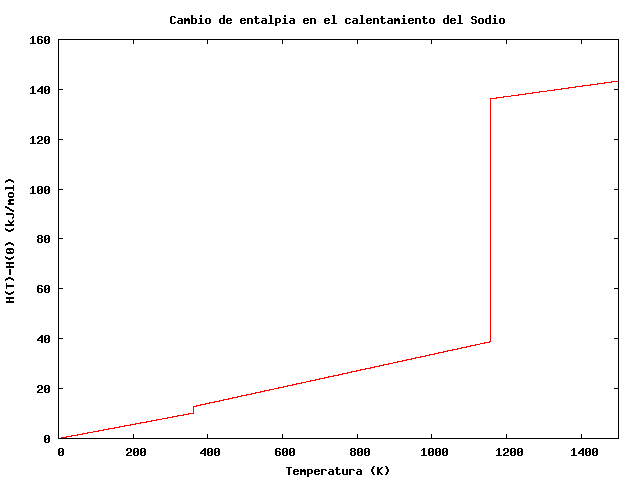

Reproduce this figure in gnuplot.
# Figura del problema 4, ejercicios en clase 5
#
set title 'Cambio de entalpia en el calentamiento del Sodio' font "calibri,20"
set xlabel "Temperatura (K)" font "calibri,20"
set ylabel "H(T)-H(0) (kJ/mol)" font "calibri,20"
#set mxtics 5
#set mytics 5
set nokey
set xrange [0:1500]
#
f(x) =            0.0282 * x
g(x) = 12.7802  + 0.0327 * (x-361)
h(x) = 136.1767 + 0.0208 * (x-1156)
#
set samples 10000
plot x <= 361 ? f(x) : x <= 1156 ? g(x) : h(x)
#
set terminal png font "/Library/Fonts/Verdana.ttf,14" 
set output "figure3.png"
replot
pause -1

